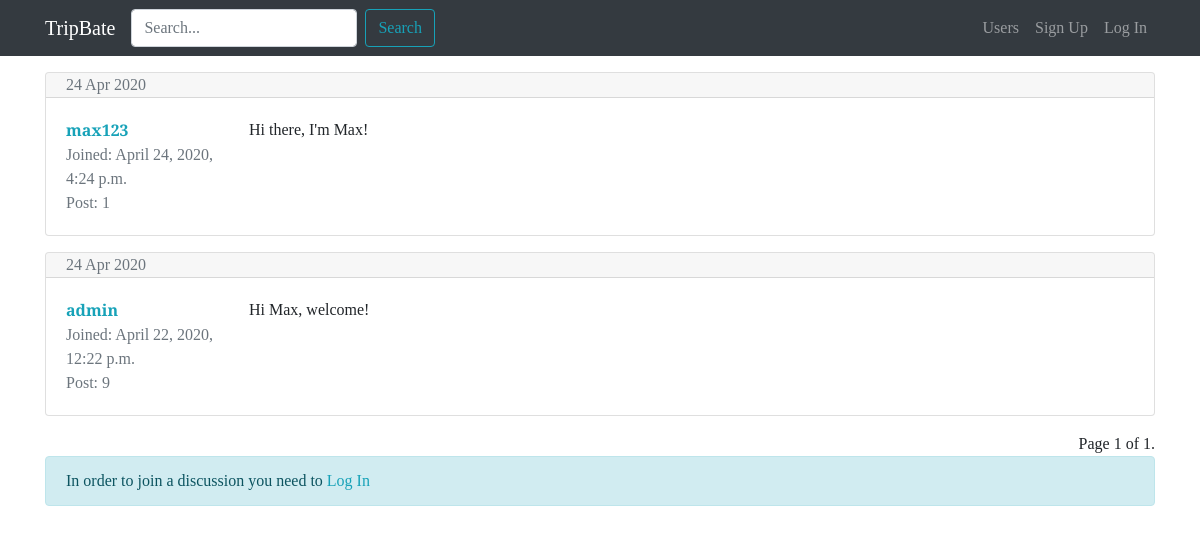
/forum/discussion/6?page=2, run on an earlier commit of the app's database.
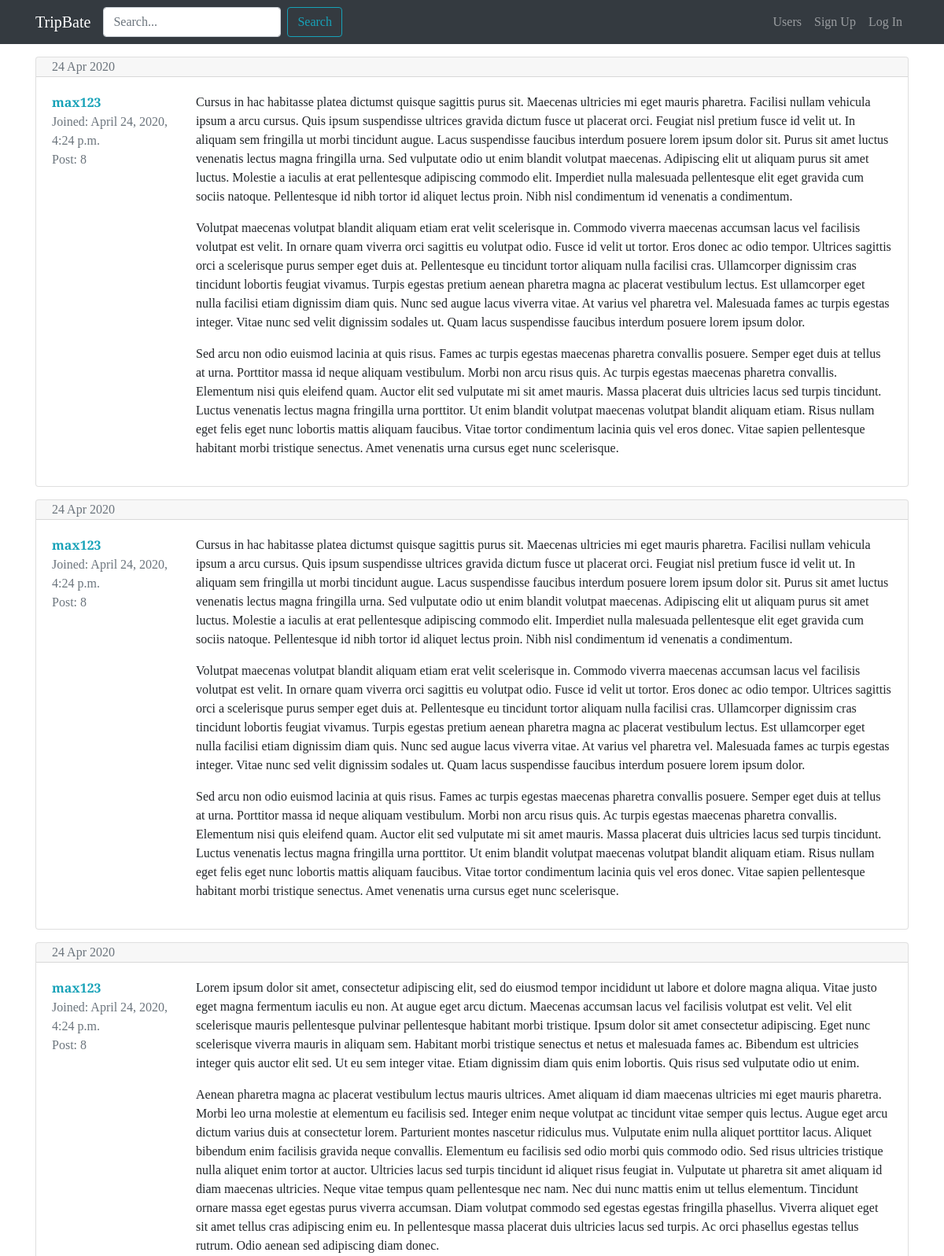
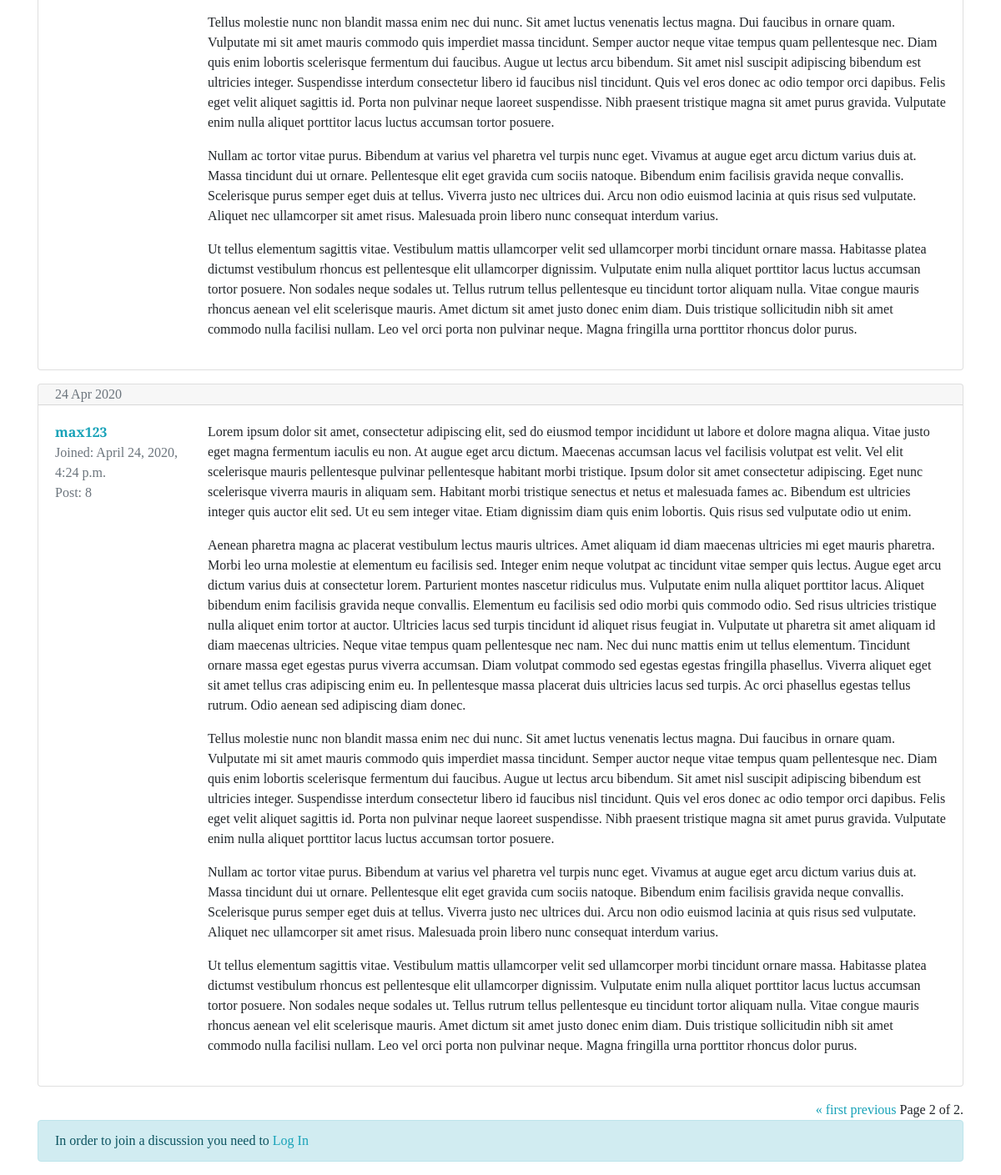
And on a later commit of the database (2 pictures, top to bottom).
### forum/models.py (models this page shows, shortened)
class Post(models.Model):
  author_post = models.ForeignKey(User, on_delete=models.CASCADE, related_name="posts")
  content = models.TextField()
  creation_date = models.DateTimeField(auto_now_add=True)
  discussion = models.ForeignKey(Discussion, on_delete=models.CASCADE)

### forum/views.py (the view)
def visualizeDiscussion(request, pk):
  discussion = get_object_or_404(Discussion, pk=pk)
  posts_discussion = Post.objects.filter(discussion=discussion)
  paginator = Paginator(posts_discussion, 5)
  page = request.GET.get("page")
  posts = paginator.get_page(page)
  form_response = PostModelForm()
  context = {"discussion": discussion,
             "posts_discussion": posts,
             "form_response": form_response
             }
  return render(request, "forum/single_discussion.html", context)

### forum/forms.py
class PostModelForm(forms.ModelForm):
    class Meta:
      model = Post
      fields = ["content"]
      widgets = {
        "content" : forms.Textarea(attrs={'rows': '5'})
      }
      labels = {
        "content" : "Message"
      }

### forum/templates/forum/single_discussion.html (shortened to what this page needs)
{% extends 'base.html' %}
{% load crispy_forms_tags %}
{% block content %}
  {% for post in posts_discussion %}
      <div class="card my-3">
      {% if forloop.first and not "page" in request.get_full_path %}
          <div class="card-header pb-0">
            <h3>{{ discussion.title }}</h3>
            <p class="text-muted">{{ discussion.creation_date|date:"D d M Y" }}
            <br>in: {{ discussion.belong_section }}</p>
          </div>
      {% else %}
          <div class="card-header py-0">
            <p class="text-muted mb-0">{{ post.creation_date|date:"d M Y" }}
            </p>
          </div>
      {% endif %}
        <div class="card-body">
          <div class="row">
            <div class="col-xl-2 col-4">
              <p class="mb-0"><a href="{% url 'user_profile' username=post.author_post.username %}"><strong>{{ post.author_post }}</strong></a></p>
              <p class="text-muted mb-0">Joined: {{ post.author_post.date_joined }}</p>
              <p class="text-muted mb-0">Post: {{ post.author_post.posts.count }}</p>
            </div>
            <div class="col-xl-10 col-8">
              <p class="my-0">{{ post.content|linebreaks }}</p>
            </div>
          </div>
        </div>
      </div>
  {% endfor %}
      <div class="text-right">
        <span class="step-links">
          {% if posts_discussion.has_previous %}
          <a href="?page=1">&laquo; first</a>
          <a href="?page={{ posts_discussion.previous_page_number }}">previous</a>
          {% endif %}
          <span class="current">
            Page {{ posts_discussion.number }} of {{ posts_discussion.paginator.num_pages }}.
          </span>
        </span>
      </div>
  {% if request.user.is_authenticated %}
    {% include 'forum/form_response.html' %}
  {% else %}
    <div class="alert alert-info" role="alert">
      In order to join a discussion you need to <a href="{% url 'login' %}?next={{ request.get_full_path }}">Log In</a>
    </div>
  {% endif %}
{% endblock content %}

What changed in the data, as far as the page shows it:
no longer on this page (row unchanged): Post: creation_date "24 Apr 2020", author_post "max123", author_post.date_joined "April 24, 2020, 4:24 p.m.", author_post.posts.count "1", content "Hi there, I'm Max!"
no longer on this page (row unchanged): Post: creation_date "24 Apr 2020", author_post "admin", author_post.date_joined "April 22, 2020, 12:22 p.m.", author_post.posts.count "9", content "Hi Max, welcome!"
added Post: creation_date "24 Apr 2020", author_post "max123", author_post.date_joined "April 24, 2020, 4:24 p.m.", author_post.posts.count "8", content "Cursus in hac habitasse platea dictumst quisque sagittis purus sit. Maecenas ultricies mi eget mauris pharetra. Facilisi nullam vehicula ipsum a arcu cursus. Quis ipsum suspendisse ultrices gravida dictum fusce ut placerat orci. Feugiat nisl pretium fusce id velit ut. In aliquam sem fringilla ut morbi tincidunt augue. Lacus suspendisse faucibus interdum posuere lorem ipsum dolor sit. Purus sit amet luctus venenatis lectus magna fringilla urna. Sed vulputate odio ut enim blandit volutpat maecenas. Adipiscing elit ut aliquam purus sit amet luctus. Molestie a iaculis at erat pellentesque adipiscing commodo elit. Imperdiet nulla malesuada pellentesque elit eget gravida cum sociis natoque.…"
added Post: creation_date "24 Apr 2020", author_post "max123", author_post.date_joined "April 24, 2020, 4:24 p.m.", author_post.posts.count "8", content "Cursus in hac habitasse platea dictumst quisque sagittis purus sit. Maecenas ultricies mi eget mauris pharetra. Facilisi nullam vehicula ipsum a arcu cursus. Quis ipsum suspendisse ultrices gravida dictum fusce ut placerat orci. Feugiat nisl pretium fusce id velit ut. In aliquam sem fringilla ut morbi tincidunt augue. Lacus suspendisse faucibus interdum posuere lorem ipsum dolor sit. Purus sit amet luctus venenatis lectus magna fringilla urna. Sed vulputate odio ut enim blandit volutpat maecenas. Adipiscing elit ut aliquam purus sit amet luctus. Molestie a iaculis at erat pellentesque adipiscing commodo elit. Imperdiet nulla malesuada pellentesque elit eget gravida cum sociis natoque.…"
added Post: creation_date "24 Apr 2020", author_post "max123", author_post.date_joined "April 24, 2020, 4:24 p.m.", author_post.posts.count "8", content "Lorem ipsum dolor sit amet, consectetur adipiscing elit, sed do eiusmod tempor incididunt ut labore et dolore magna aliqua. Vitae justo eget magna fermentum iaculis eu non. At augue eget arcu dictum. Maecenas accumsan lacus vel facilisis volutpat est velit. Vel elit scelerisque mauris pellentesque pulvinar pellentesque habitant morbi tristique. Ipsum dolor sit amet consectetur adipiscing. Eget nunc scelerisque viverra mauris in aliquam sem. Habitant morbi tristique senectus et netus et malesuada fames ac. Bibendum est ultricies integer quis auctor elit sed. Ut eu sem integer vitae. Etiam dignissim diam quis enim lobortis. Quis risus sed vulputate odio ut enim. Aenean pharetra magna ac…"
added Post: creation_date "24 Apr 2020", author_post "max123", author_post.date_joined "April 24, 2020, 4:24 p.m.", author_post.posts.count "8", content "Lorem ipsum dolor sit amet, consectetur adipiscing elit, sed do eiusmod tempor incididunt ut labore et dolore magna aliqua. Vitae justo eget magna fermentum iaculis eu non. At augue eget arcu dictum. Maecenas accumsan lacus vel facilisis volutpat est velit. Vel elit scelerisque mauris pellentesque pulvinar pellentesque habitant morbi tristique. Ipsum dolor sit amet consectetur adipiscing. Eget nunc scelerisque viverra mauris in aliquam sem. Habitant morbi tristique senectus et netus et malesuada fames ac. Bibendum est ultricies integer quis auctor elit sed. Ut eu sem integer vitae. Etiam dignissim diam quis enim lobortis. Quis risus sed vulputate odio ut enim. Aenean pharetra magna ac…"
Also different on the page:
{{ posts_discussion.number }}: "1" → "2"
{{ posts_discussion.paginator.num_pages }}: "1" → "2"
text now shown: "« first previous"
